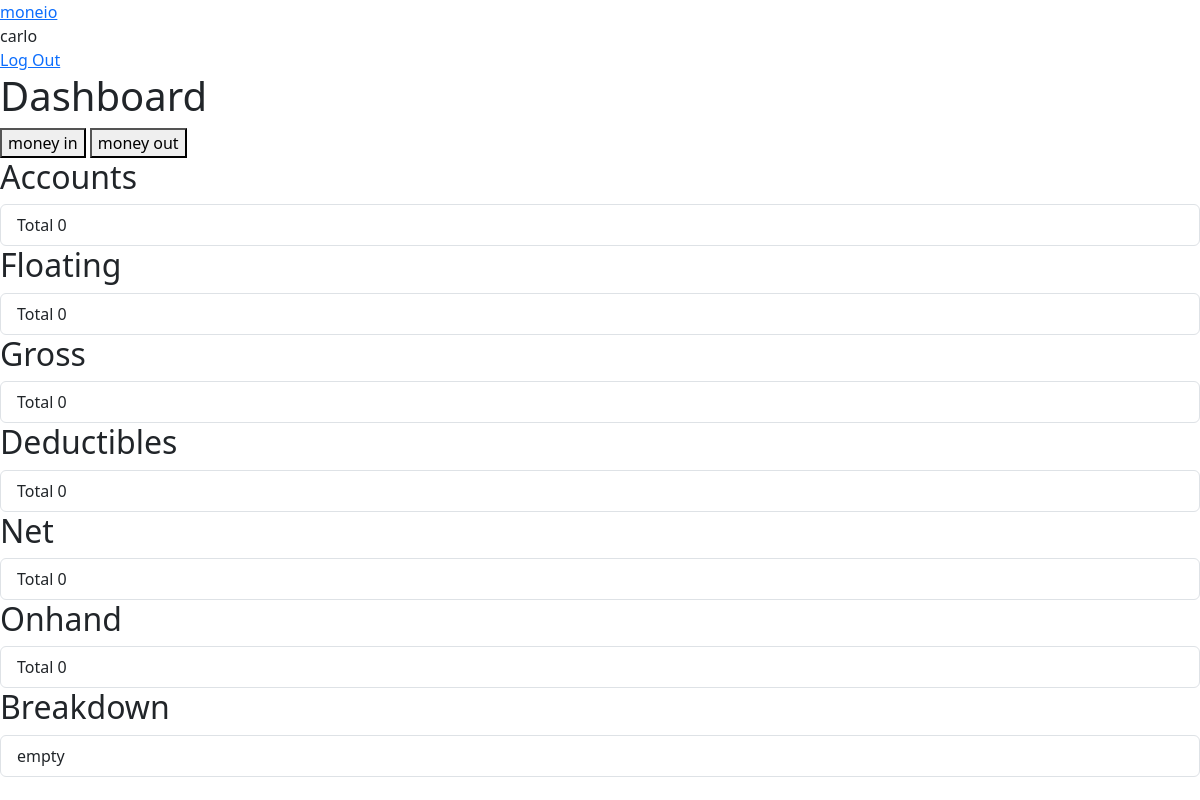
Page / (signed in) on the earlier database version.
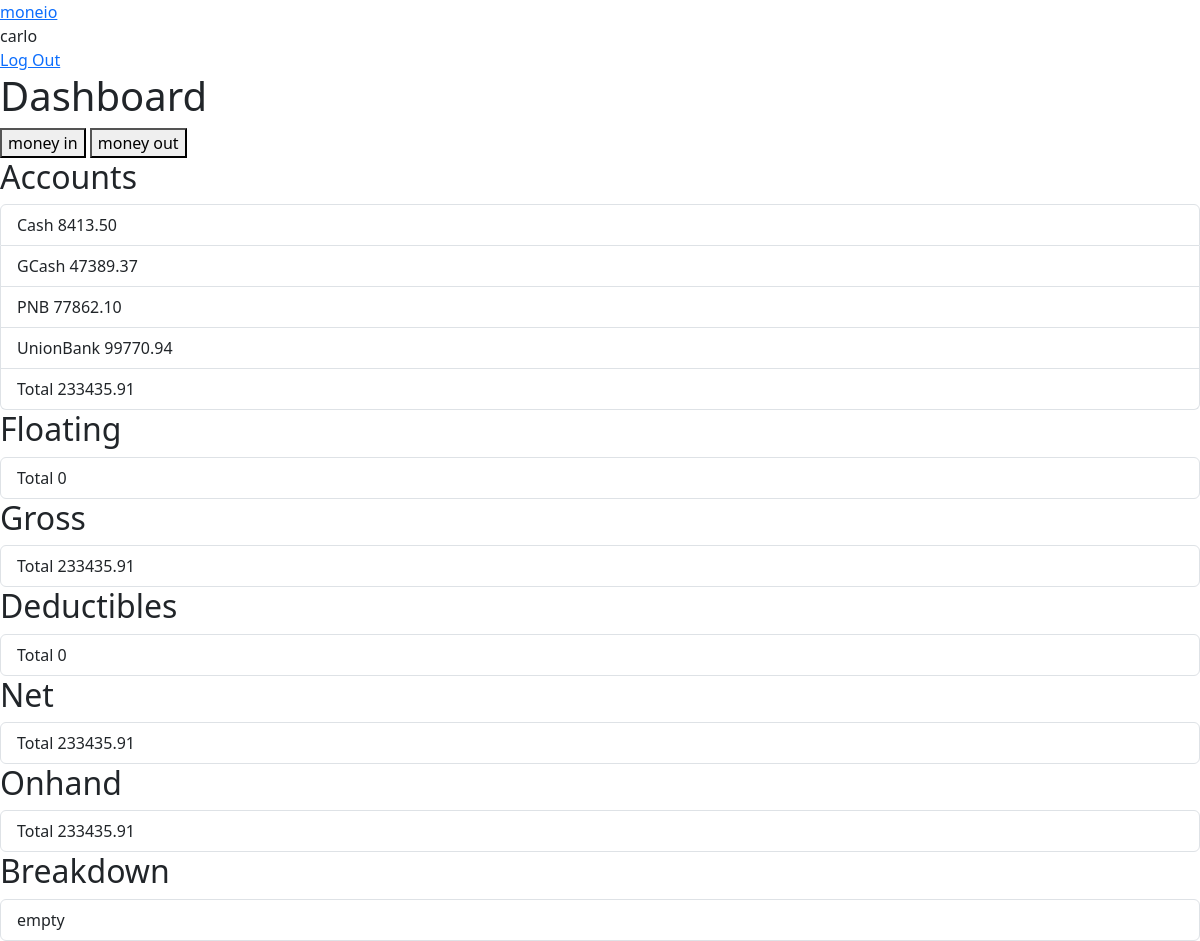
Same page on the later database version.
### moneio/models.py (models this page shows, shortened)
class User(AbstractUser):
  pass

class Account(models.Model):
  user = models.ForeignKey(User, on_delete=models.CASCADE, related_name="account_user")
  name = models.CharField(max_length=255)
  initial_balance = models.DecimalField(max_digits=12, decimal_places=2)
  initial_balance_date = models.DateField()
  is_floating = models.BooleanField(default=False)
  def serialize(self):
    return {
      "name": self.name,
      "balance": self.initial_balance,
      "date": self.initial_balance_date.strftime("%e %B %Y"),
      "is_floating": self.is_floating,
    }

### moneio/views.py (the view)
# urls.py: path("", views.index, name="index"),
  def views(request):
    if request.user.is_authenticated:
      accounts = Account.objects.filter(user=request.user)
      breakdowns = MoneyInOut.objects.filter(user=request.user)
      accounts = [account.serialize() for account in accounts]
      breakdowns = [breakdown.serialize() for breakdown in breakdowns]
      for breakdown in breakdowns:
        for account in accounts:
          if account["name"] == breakdown["account"] and not breakdown["is_deductible"]:
            account["balance"] += breakdown["price"]
      current_total_balance = 0
      current_total_floating = 0
      current_total_deductibles = 0
      for account in accounts:
        if account["is_floating"]:
          current_total_floating += account["balance"]
        else:
          current_total_balance += account["balance"]
      for breakdown in breakdowns:
        if breakdown["is_deductible"]:
          current_total_deductibles += breakdown["price"]
      current_total_gross = current_total_balance - current_total_floating
      current_total_net = current_total_gross - current_total_deductibles
      current_total_onhand = current_total_net - current_total_floating
      return render(request, "moneio/index.html", {
        "data": {
          "accounts": accounts,
          "breakdowns": breakdowns,
          "current_total_balance": current_total_balance,
          "current_total_floating": current_total_floating,
          "current_total_gross": current_total_gross,
          "current_total_deductible": current_total_deductibles,
          "current_total_net": current_total_net,
          "current_total_onhand": current_total_onhand,
        },
      })
    return func(request)

### moneio/templates/moneio/index.html (shortened to what this page needs)
{% extends "moneio/layout.html" %}
{% block body %}
  <h1>Dashboard</h1>
  <button>money in</button>
  <button>money out</button>
  <div>
    <h2>Accounts</h2>
    <ul class="list-group">
      {% for account in data.accounts %}
        {% if not account.is_floating %}
          <li class="list-group-item">
            <span>{{ account.name }}</span>
            <span>{{ account.balance }}</span>
          </li>
        {% endif %}
      {% endfor %}
      <li class="list-group-item">
        <span>Total</span>
        <span>{{ data.current_total_balance }}</span>
      </li>
    </ul>
  </div>
  <div>
    <h2>Floating</h2>
    <ul class="list-group">
      <li class="list-group-item">
        <span>Total</span>
        <span>{{ data.current_total_floating }}</span>
      </li>
    </ul>
  </div>
  <div>
    <h2>Gross</h2>
    <ul class="list-group">
      <li class="list-group-item">
        <span>Total</span>
        <span>{{ data.current_total_gross }}</span>
      </li>
    </ul>
  </div>
  <div>
    <h2>Deductibles</h2>
    <ul class="list-group">
      <li class="list-group-item">
        <span>Total</span>
        <span>{{ data.current_total_deductible }}</span>
      </li>
    </ul>
  </div>
  <div>
    <h2>Net</h2>
    <ul class="list-group">
      <li class="list-group-item">
        <span>Total</span>
        <span>{{ data.current_total_net }}</span>
      </li>
    </ul>
  </div>
  <div>
    <h2>Onhand</h2>
    <ul class="list-group">
      <li class="list-group-item">
        <span>Total</span>
        <span>{{ data.current_total_onhand }}</span>
      </li>
    </ul>
  </div>
  <div>
    <h2>Breakdown</h2>
    <ul class="list-group">
      {% for breakdown in data.breakdowns %}
        <li class="list-group-item">
          <span>{{ breakdown.account }}</span>
          <span>{{ breakdown.name }}</span>
          <span>{{ breakdown.price }}</span>
          <span></span>
        </li>
      {% empty %}
        <li class="list-group-item">
          <span>empty</span>
        </li>
      {% endfor %}
    </ul>
  </div>
{% endblock %}

### moneio/templates/moneio/layout.html (shortened to what this page needs)
<!DOCTYPE html>
<html lang="en">
<head>
  <link href="https://cdn.jsdelivr.net/npm/bootstrap@5.3.2/dist/css/bootstrap.min.css" rel="stylesheet">
</head>
<body>
  <a href="{% url 'index' %}">moneio</a>
  {% if user.is_authenticated %}
    <div>{{ user.username }}</div>
    <div><a href="{% url 'logout' %}">Log Out</a></div>
  {% else %}
    <a href="{% url 'login' %}">Log In</a>
    <a href="{% url 'register' %}">Register</a>
  {% endif %}
  {% block body %}
  {% endblock %}
</body>
</html>

Differences in the rows shown:
added Account: name "Cash", balance "8413.50"
added Account: name "GCash", balance "47389.37"
added Account: name "PNB", balance "77862.10"
added Account: name "UnionBank", balance "99770.94"
Other differences:
{{ data.current_total_balance }}: "0" → "233435.91"
{{ data.current_total_gross }}: "0" → "233435.91"
{{ data.current_total_net }}: "0" → "233435.91"
{{ data.current_total_onhand }}: "0" → "233435.91"
